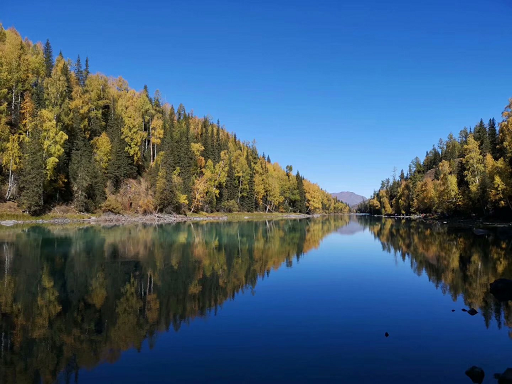
#> input picture blog33-Special-effects/scenery.png, 512 x 384 px
$ python blog33_04.py
#> lines starting #> are read from the running program, lines starting #| are printed output that depends on the picture; after the words box and inside, x2 and y2 are one past the last pixel; in counts of white or black regions, pixels touching at a corner belong together
#coding:utf-8
#By:Eastmount CSDN 2020-12-22
import cv2
import numpy as np

#读取原始图像
img = cv2.imread('scenery.png')
#> img is the input picture: shape (384, 512, 3); mean B, G, R 117.2, 91.6, 64.3

#图像灰度处理
gray = cv2.cvtColor(img,cv2.COLOR_BGR2GRAY)
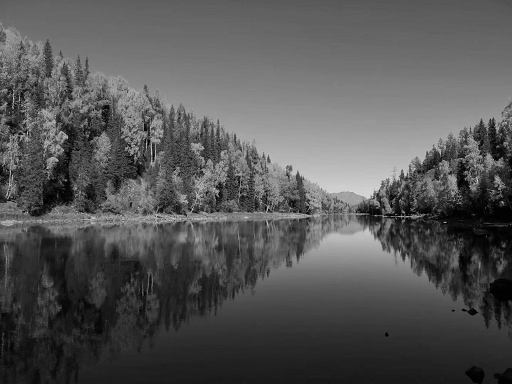
#> gray: shape (384, 512); min 0, max 227, mean 86.3

#高斯滤波降噪
gaussian = cv2.GaussianBlur(gray, (5,5), 0)

#Canny算子
canny = cv2.Canny(gaussian, 50, 150)
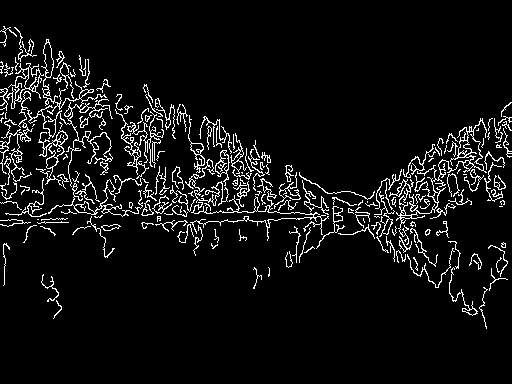
#> canny: shape (384, 512); 6.5% white in thin lines or dots, all inside (x1, y1, x2, y2) = (0, 26, 512, 329)

#阈值化处理
ret, result = cv2.threshold(canny, 100, 255, cv2.THRESH_BINARY_INV)

#显示图像
cv2.imshow('src', img)
cv2.imshow('result', result)

cv2.waitKey()
cv2.destroyAllWindows()

$ run again, with blog33-Special-effects/pp.png copied over blog33-Special-effects/scenery.png
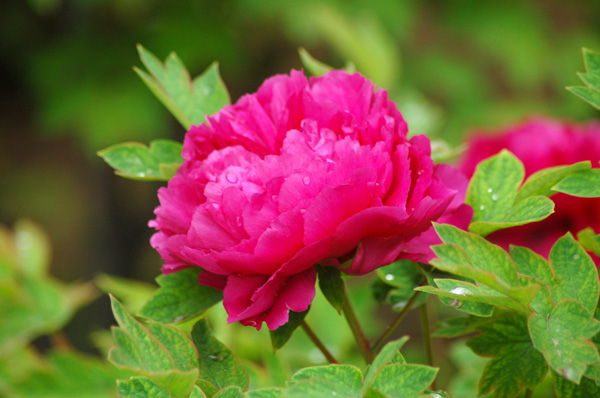
#> input picture blog33-Special-effects/pp.png, 600 x 398 px
#> img is the input picture: shape (398, 600, 3); mean B, G, R 56.8, 94.7, 121.2
#> `gray = cv2.cvtColor(img,cv2.COLOR_BGR2GRAY)`:
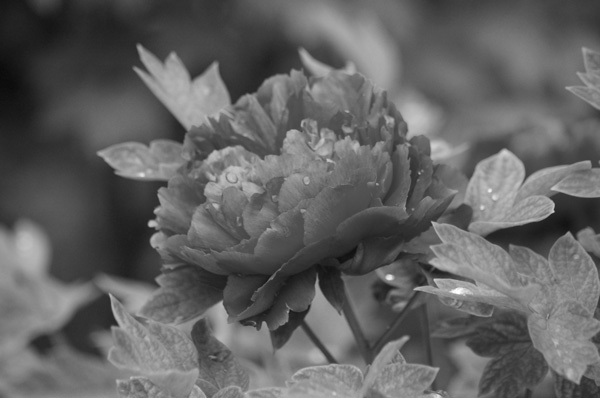
#> gray: shape (398, 600); min 10, max 254, mean 98.3
#> `canny = cv2.Canny(gaussian, 50, 150)`:
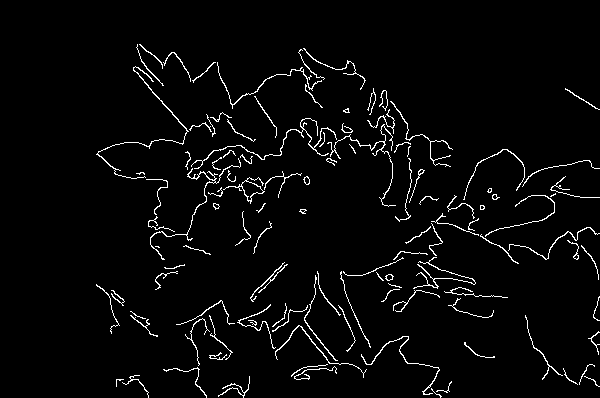
#> canny: shape (398, 600); 3.3% white in thin lines or dots, all inside (x1, y1, x2, y2) = (96, 44, 600, 398)

$ run again, with blog33-Special-effects/table.png copied over blog33-Special-effects/scenery.png
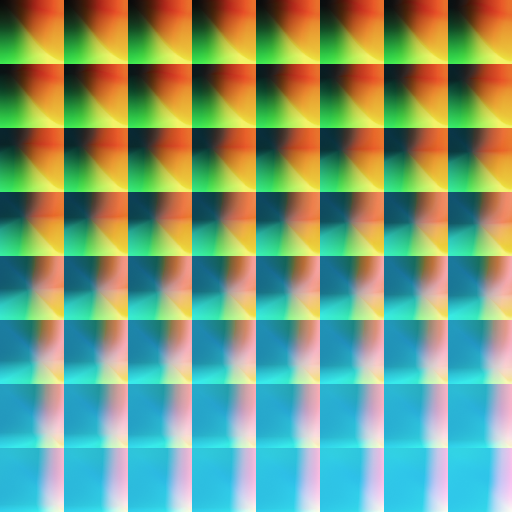
#> input picture blog33-Special-effects/table.png, 512 x 512 px
#> img is the input picture: shape (512, 512, 3); mean B, G, R 124.1, 155.3, 119.5
#> `gaussian = cv2.GaussianBlur(gray, (5,5), 0)`:
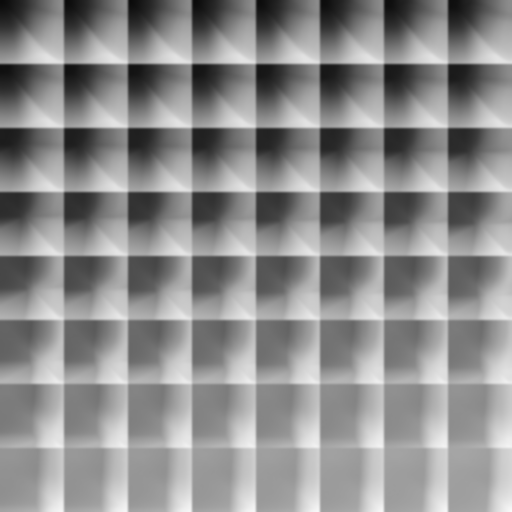
#> gaussian: shape (512, 512); min 10, max 249, mean 141
#> `canny = cv2.Canny(gaussian, 50, 150)`:
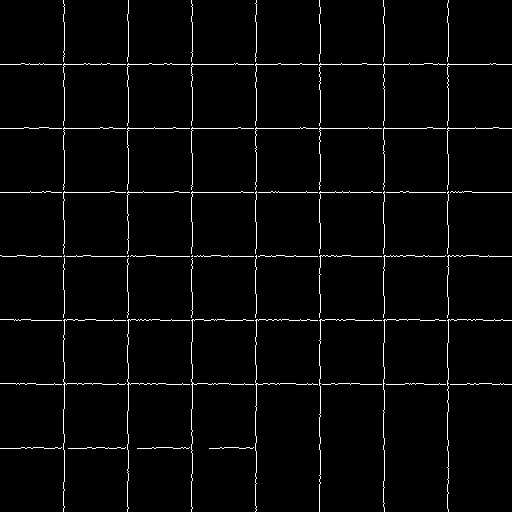
#> canny: shape (512, 512); 2.6% white in thin lines or dots
#> result: shape (512, 512); 97.4% white; black in thin lines or dots
